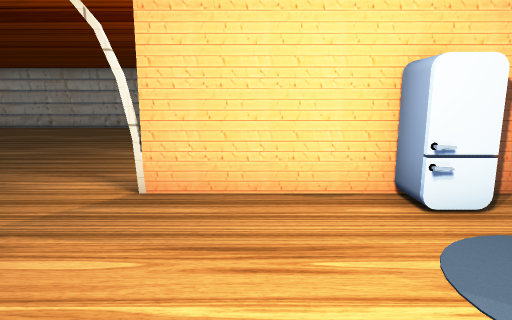
[1] (above)

13 first-person views from a walk through a scene from a Unity 3-D project. The camera is 1.3 m above the floor, tilts 10° down and sees 75° across. The floor is counted in squares, 1 m on a side. Each view is taken from the middle of a square. On the plan, view 1 faces up. The plan holds only what a view shows up to about 14 squares ahead; the rest is blank. The player is left out. Door leaves are left out, so doorways stand open. Some surface patterns are stand-ins.

[2]
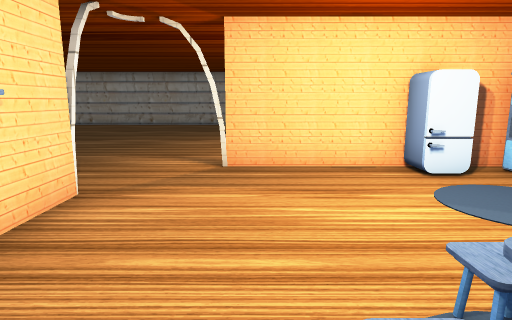

[3]
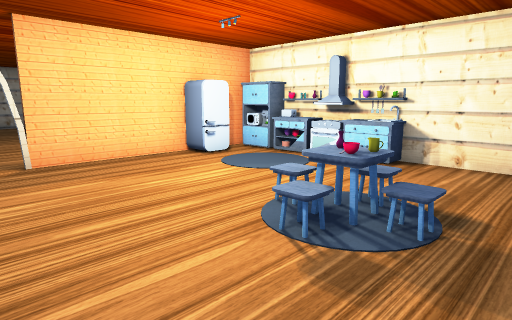

[4]
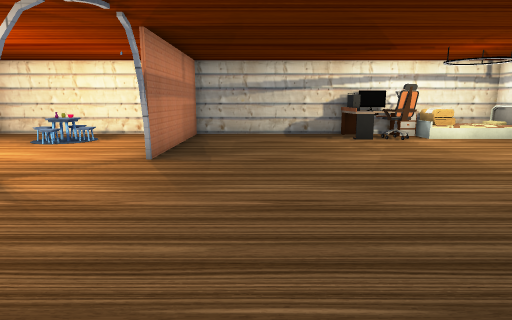

[5]
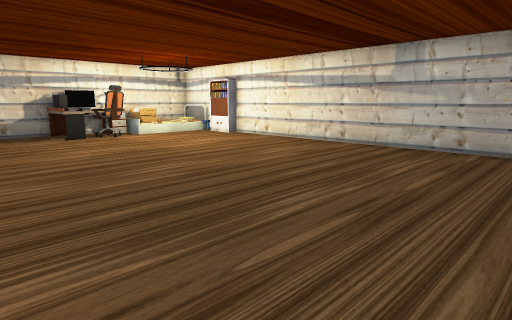

[6]
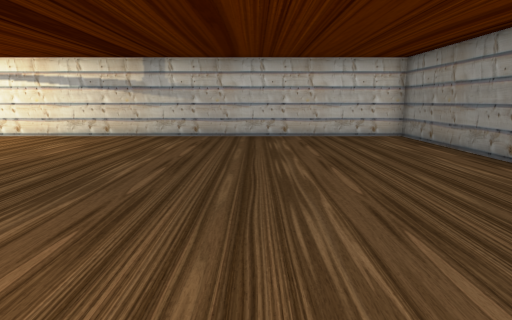

[7]
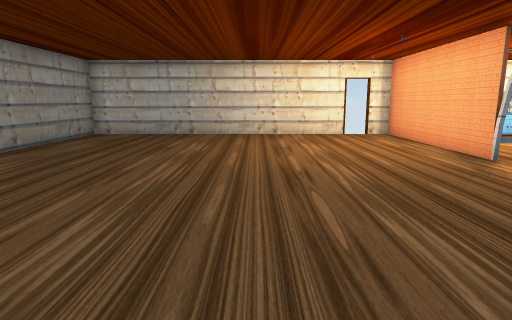

[8]
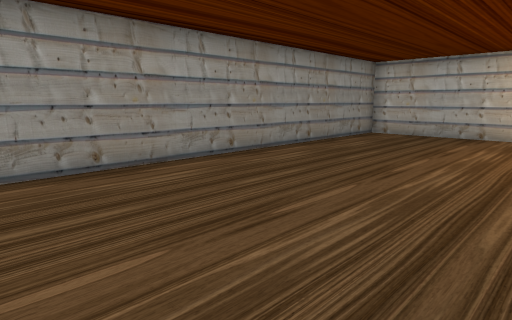

[9]
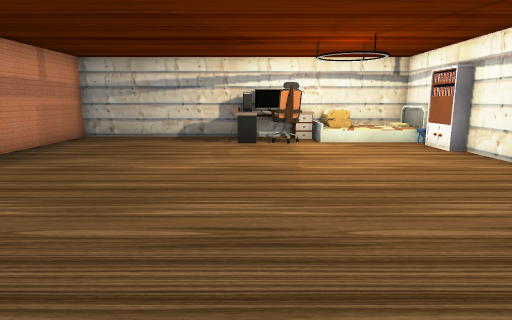

[10]
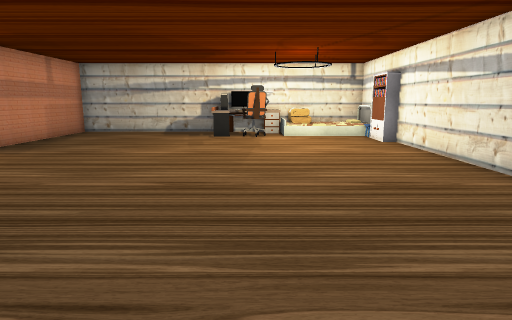

[11]
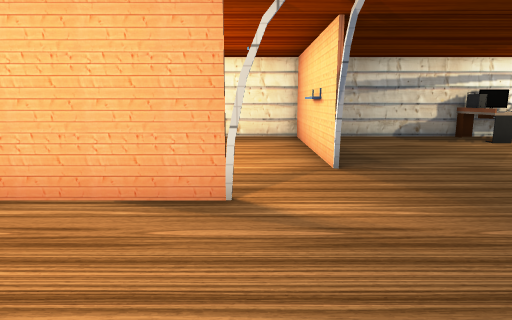

[12]
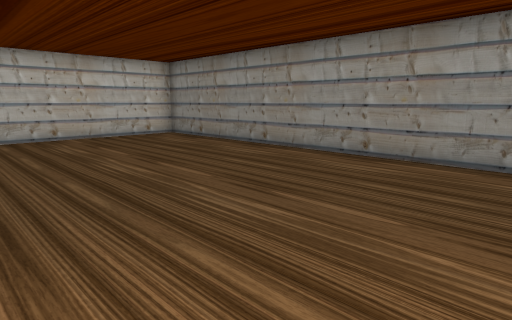

[13]
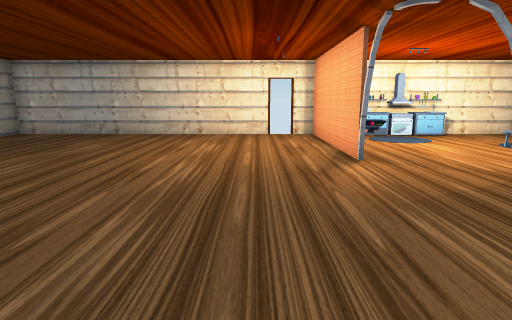

### Floor plan
Key: @ floor where view 1 was taken; # wall or solid block; . floor; D open door; T thing the floor can be seen under or through; F fridge; C cabinet; A table; S shelf; E stove; H chair; B bed; K bookshelf; O other object.
Columns run from 16 left of view 1 to 5 right of it. Each row starts with its distance up from view 1.
 17 ################OOOOO
 16 #...................#
 15 #...................#
 14 #...................#
 13 #...................#
 12 #...................#
 11 #...................#
 10 #...................#
  9 #...................#
  8 #...................#
  7 #...................##
  6 #...................D
  5 #.............TTTTT###
  4 #............DD...FFC
  3 #...........#DD.....C
  2 #...........#.......S
  1 #...........#O......E
  0 #K..........#O..@...C
 -1 #K...H......#...OA..#
 -2 #BOBBHOA....#.......#
 -3 #B BAOAA....#.......#
 -4   ###################

Where each view was taken, in squares from view 1:
view 1: 0 up, 0 right, facing up
view 2: 2 down, 1 left, facing up
view 3: 3 down, 3 left, facing up-right
view 4: 10 up, 6 left, facing down
view 5: 11 up, 6 left, facing down-left
view 6: 11 up, 3 left, facing left
view 7: 10 up, 9 left, facing right
view 8: 10 up, 9 left, facing up-right
view 9: 9 up, 10 left, facing down
view 10: 11 up, 11 left, facing down
view 11: 9 up, 2 left, facing down
view 12: 9 up, 3 left, facing up-left
view 13: 7 up, 9 left, facing right
